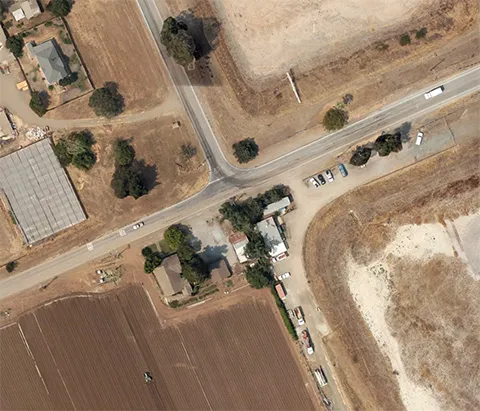
#> input picture Feature Detection and Description Algorithms/map1.jpg, 480 x 411 px
$ python 'FAST Feature Detection.py'
#> lines starting #> are read from the running program, lines starting #| are printed output that depends on the picture
import numpy as np
import cv2
import matplotlib.pyplot as plt


filename = "map1.jpg"
img = cv2.imread(filename,cv2.IMREAD_GRAYSCALE)
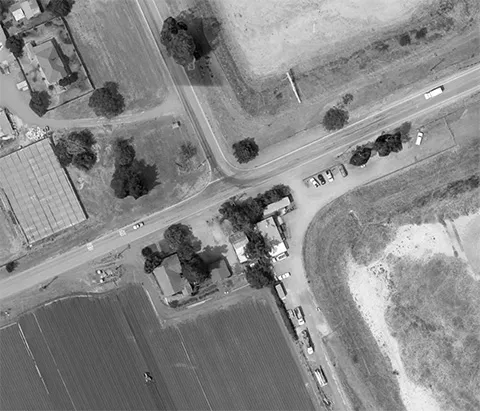
#> img: shape (411, 480); min 0, max 255, mean 135.6

fast = cv2.FastFeatureDetector_create()

kp=fast.detect(img,None)
#> kp = 8000 keypoints; strongest (x, y, size): (327, 173, 7), (286, 198, 7), (270, 253, 7), (276, 286, 7)

img_new = img
img_new = cv2.drawKeypoints(img,kp,img_new)
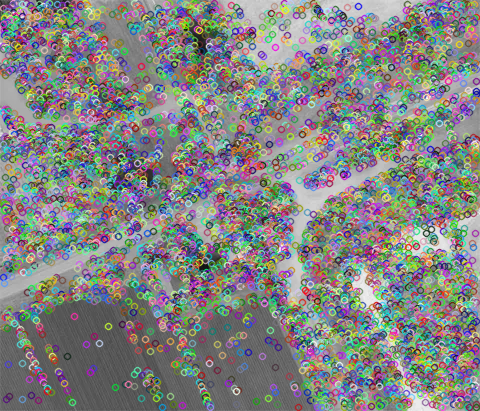
#> img_new: shape (411, 480, 3); mean of channels 0, 1, 2 131, 132.1, 131.2; drawn as B, G, R

cv2.imshow("FAST Feature Detection",img_new)
print(len(kp))
#| 8000
print(fast.getThreshold())
cv2.waitKey(0)
cv2.destroyAllWindows()
